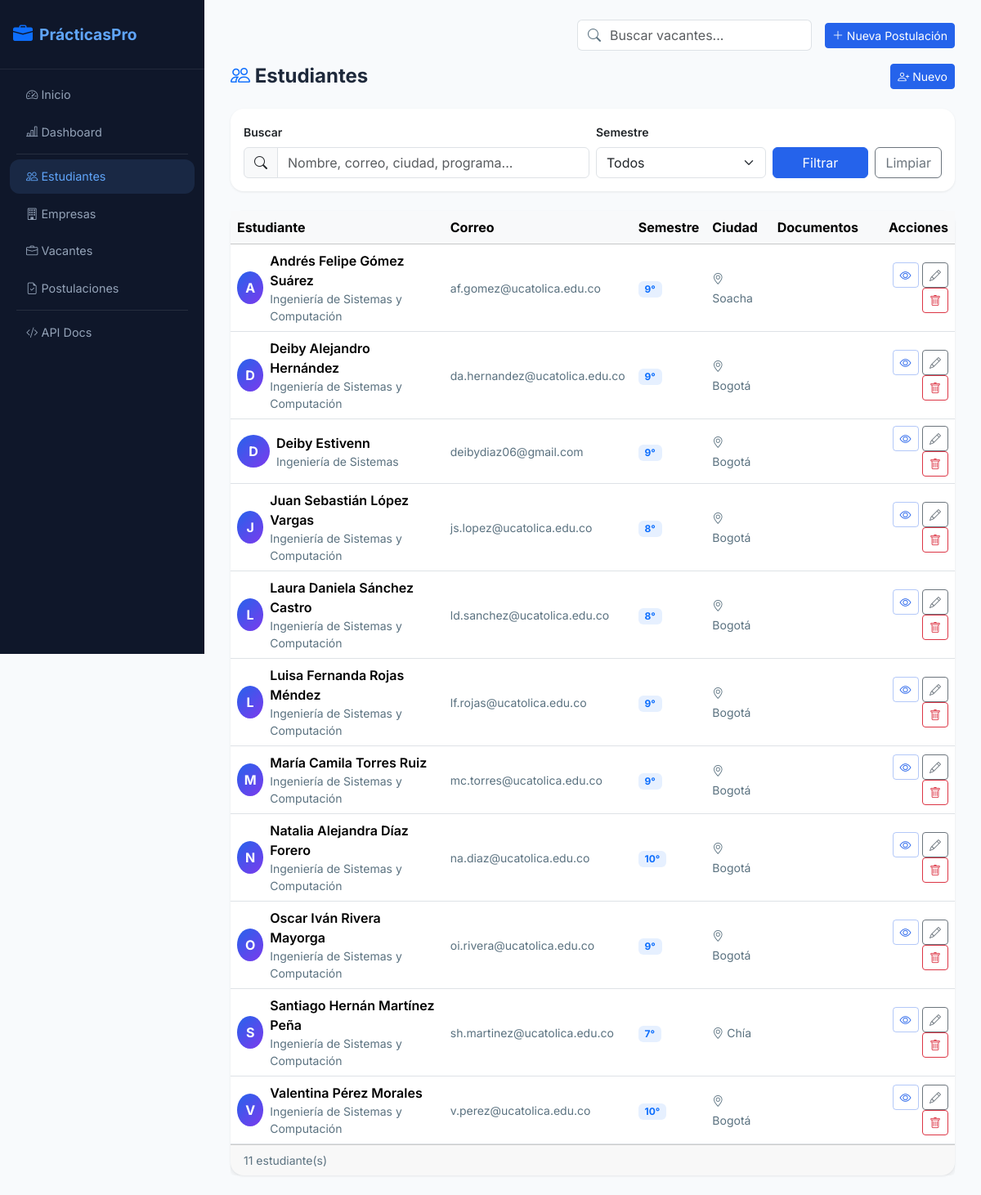
The page /estudiantes/ on the database as committed earlier.
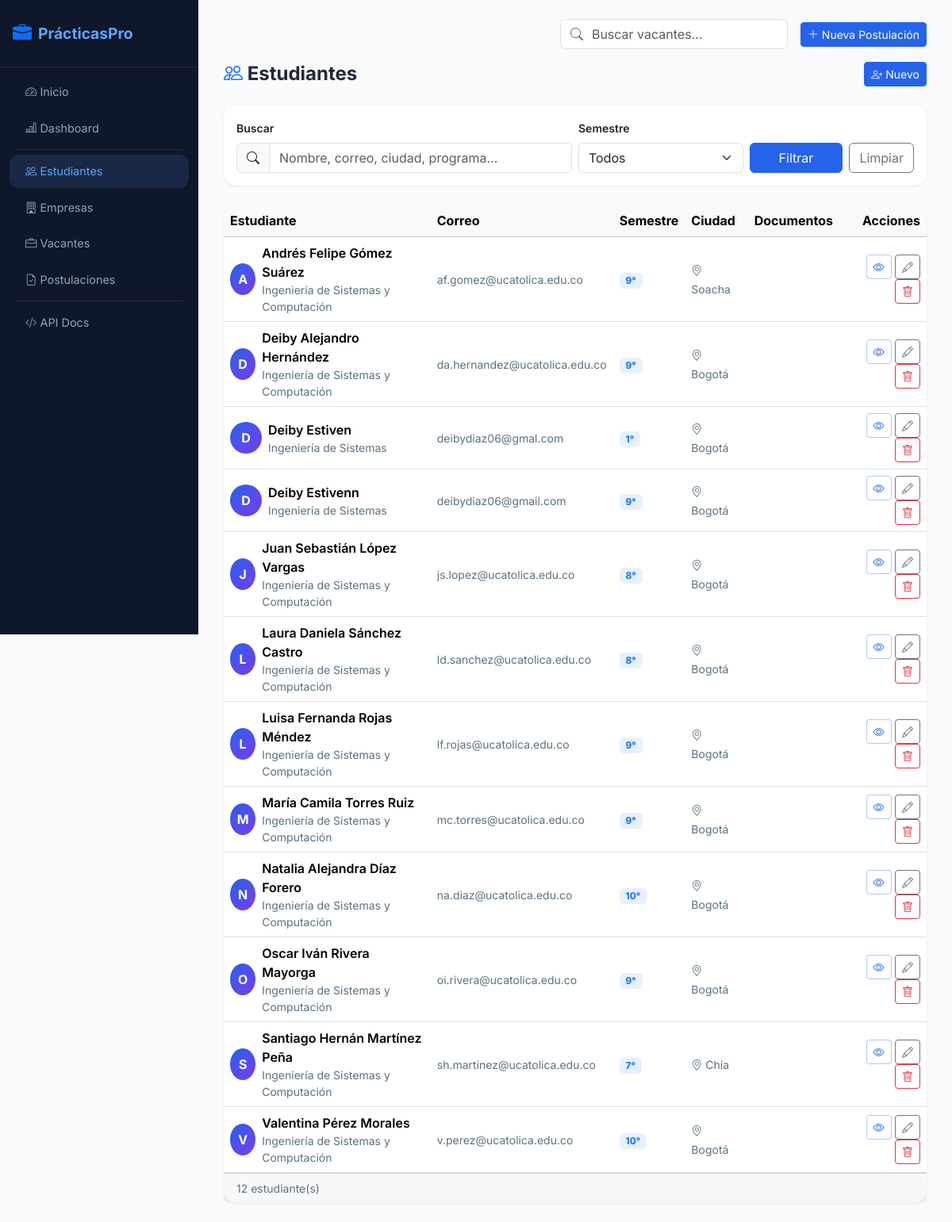
The same page on the database as committed later.
### app/models/models.py (models this page shows)
class Estudiante(Base):
    __tablename__ = "estudiantes"
    id           = Column(Integer, primary_key=True, index=True)
    nombre       = Column(String(100), nullable=False)
    correo       = Column(String(150), unique=True, nullable=False, index=True)
    semestre     = Column(Integer, nullable=False)
    programa     = Column(String(100), default="Ingeniería de Sistemas")
    telefono     = Column(String(20))
    ciudad       = Column(String(80), default="Bogotá")
    foto_perfil  = Column(String(500))
    hoja_vida    = Column(String(500))   # PDF en Cloudinary
    activo       = Column(Boolean, default=True)
    created_at   = Column(DateTime, default=datetime.utcnow)
    updated_at   = Column(DateTime, default=datetime.utcnow, onupdate=datetime.utcnow)
    postulaciones = relationship("Postulacion", back_populates="estudiante", cascade="all, delete-orphan")

### app/routers/estudiantes.py (the view)
@router.get("/", response_class=HTMLResponse, summary="Lista de estudiantes")
async def listar_estudiantes(
    request: Request,
    busqueda: Optional[str] = None,
    semestre: Optional[int] = None,
    db: Session = Depends(get_db),
):
    estudiantes = EstudianteRepository.listar(db, busqueda=busqueda, semestre=semestre)
    return templates.TemplateResponse("estudiantes/lista.html", {
        "request": request,
        "estudiantes": estudiantes,
        "busqueda": busqueda or "",
        "semestre": semestre,
        "semestres": list(range(1, 11)),
    })

### app/templates/estudiantes/lista.html (shortened to what this page needs)
{% extends "partials/base.html" %}
{% block content %}
<div class="d-flex align-items-center justify-content-between mb-4">
  <h4 class="fw-bold mb-0"><i class="bi bi-people text-primary"></i> Estudiantes</h4>
  <a href="/estudiantes/nuevo/form" class="btn btn-primary btn-sm">
    <i class="bi bi-person-plus"></i> Nuevo
  </a>
</div>
<div class="card p-3 mb-4">
  <form method="get" class="row g-2 align-items-end">
    <div class="col-md-6">
      <label class="form-label small fw-semibold">Buscar</label>
      <div class="input-group">
        <span class="input-group-text"><i class="bi bi-search"></i></span>
        <input type="search" name="busqueda" value="{{ busqueda }}"
               class="form-control" placeholder="Nombre, correo, ciudad, programa..." />
      </div>
    </div>
    <div class="col-md-3">
      <label class="form-label small fw-semibold">Semestre</label>
      <select name="semestre" class="form-select">
        <option value="">Todos</option>
      </select>
    </div>
    <div class="col-md-3 d-flex gap-2">
      <button type="submit" class="btn btn-primary flex-fill">Filtrar</button>
      <a href="/estudiantes/" class="btn btn-outline-secondary">Limpiar</a>
    </div>
  </form>
</div>
<div class="card">
  <div class="table-responsive">
    <table class="table table-hover align-middle mb-0">
      <thead class="table-light">
        <tr>
          <th>Estudiante</th>
          <th>Correo</th>
          <th>Semestre</th>
          <th>Ciudad</th>
          <th>Documentos</th>
          <th class="text-end">Acciones</th>
        </tr>
      </thead>
      <tbody>
        {% for e in estudiantes %}
        <tr>
          <td>
            <div class="d-flex align-items-center gap-2">
              {% if e.foto_perfil %}
              <img src="{{ e.foto_perfil }}" class="rounded-circle" width="40" height="40" style="object-fit:cover" alt="foto">
              {% else %}
              <div class="avatar-circle" style="width:40px;height:40px;font-size:1rem">{{ e.nombre[0] }}</div>
              {% endif %}
              <div>
                <div class="fw-semibold">{{ e.nombre }}</div>
                <div class="text-muted small">{{ e.programa }}</div>
              </div>
            </div>
          </td>
          <td class="text-muted small">{{ e.correo }}</td>
          <td><span class="badge bg-primary bg-opacity-10 text-primary">{{ e.semestre }}°</span></td>
          <td><span class="text-muted small"><i class="bi bi-geo-alt"></i> {{ e.ciudad }}</span></td>
          <td>
          </td>
          <td class="text-end">
            <a href="/estudiantes/{{ e.id }}" class="btn btn-sm btn-outline-primary"><i class="bi bi-eye"></i></a>
            <a href="/estudiantes/{{ e.id }}/editar" class="btn btn-sm btn-outline-secondary"><i class="bi bi-pencil"></i></a>
            <form method="post" action="/estudiantes/{{ e.id }}/eliminar" class="d-inline"
                  onsubmit="return confirm('¿Eliminar a {{ e.nombre }}?')">
              <button type="submit" class="btn btn-sm btn-outline-danger"><i class="bi bi-trash"></i></button>
            </form>
          </td>
        </tr>
        {% else %}
        <tr><td colspan="6" class="text-center text-muted py-4">
          <i class="bi bi-people fs-3 d-block mb-2"></i>
          No se encontraron estudiantes.
          <a href="/estudiantes/nuevo/form">Registrar el primero</a>
        </td></tr>
        {% endfor %}
      </tbody>
    </table>
  </div>
  <div class="card-footer text-muted small">{{ estudiantes | length }} estudiante(s)</div>
</div>
{% endblock %}

### app/templates/partials/base.html (shortened to what this page needs)
<!DOCTYPE html>
<html lang="es">
<head>
  <link href="https://cdn.jsdelivr.net/npm/bootstrap@5.3.3/dist/css/bootstrap.min.css" rel="stylesheet" />
  <link href="https://cdn.jsdelivr.net/npm/bootstrap-icons@1.11.3/font/bootstrap-icons.min.css" rel="stylesheet" />
  <link rel="stylesheet" href="/static/css/custom.css" />
</head>
<body>
<nav id="sidebar">
  <div class="brand d-flex align-items-center gap-2">
    <i class="bi bi-briefcase-fill text-primary fs-4"></i>
    <span>PrácticasPro</span>
  </div>
  <ul class="nav flex-column mt-2 px-1">
    <li class="nav-item">
      <a href="/" class="nav-link {% if request.url.path == '/' %}active{% endif %}">
        <i class="bi bi-speedometer2"></i> Inicio
      </a>
    </li>
    <li class="nav-item">
      <a href="/dashboard" class="nav-link {% if '/dashboard' in request.url.path %}active{% endif %}">
        <i class="bi bi-bar-chart-line"></i> Dashboard
      </a>
    </li>
    <hr class="border-secondary mx-3 my-1" />
    <li class="nav-item">
      <a href="/estudiantes/" class="nav-link {% if '/estudiantes' in request.url.path %}active{% endif %}">
        <i class="bi bi-people"></i> Estudiantes
      </a>
    </li>
    <li class="nav-item">
      <a href="/empresas/" class="nav-link {% if '/empresas' in request.url.path %}active{% endif %}">
        <i class="bi bi-building"></i> Empresas
      </a>
    </li>
    <li class="nav-item">
      <a href="/vacantes/" class="nav-link {% if '/vacantes' in request.url.path %}active{% endif %}">
        <i class="bi bi-briefcase"></i> Vacantes
      </a>
    </li>
    <li class="nav-item">
      <a href="/postulaciones/" class="nav-link {% if '/postulaciones' in request.url.path %}active{% endif %}">
        <i class="bi bi-file-earmark-check"></i> Postulaciones
      </a>
    </li>
    <hr class="border-secondary mx-3 my-1" />
    <li class="nav-item">
      <a href="/api/docs" target="_blank" class="nav-link">
        <i class="bi bi-code-slash"></i> API Docs
      </a>
    </li>
  </ul>
</nav>
<div id="main-content">
  <div class="d-flex align-items-center justify-content-between mb-3">
    <form class="d-flex search-bar ms-auto me-3" action="/vacantes/" method="get">
      <div class="input-group">
        <span class="input-group-text bg-white border-end-0"><i class="bi bi-search text-muted"></i></span>
        <input type="search" name="busqueda" class="form-control border-start-0 ps-0"
               placeholder="Buscar vacantes..." autocomplete="off" />
      </div>
    </form>
    <a href="/postulaciones/nueva/form" class="btn btn-primary btn-sm">
      <i class="bi bi-plus-lg"></i> Nueva Postulación
    </a>
  </div>
  {% block content %}{% endblock %}
</div>
</body>
</html>

### app/static/css/custom.css (style rules this page uses)
:root { --pp-primary: #2563eb; --pp-secondary: #6d28d9; --pp-surface: #ffffff; --pp-surface-alt: #f8fbff; --pp-text: #0f172a; --pp-muted: #64748b; --pp-border: rgba(37, 99, 235, 0.12); }
body { font-family: 'Inter', sans-serif; background: linear-gradient(180deg, #f8fbff 0%, #eef2ff 100%); color: var(--pp-text); }
#sidebar { background: linear-gradient(180deg, #0f172a 0%, #111827 100%); }
#sidebar .brand { border-bottom: 1px solid rgba(255,255,255,.08); }
#sidebar .nav-link { color: #cbd5e1; }
#sidebar .nav-link.active, #sidebar .nav-link:hover { color: #eff6ff; background: rgba(96, 165, 250, 0.14); border-radius: 0.75rem; }
#main-content { margin-left: 250px; padding: 2rem 2.5rem; }
.card, .hero-card, .overview-card { border-radius: 1.35rem; box-shadow: 0 22px 60px rgba(15, 23, 42, 0.08); border: 1px solid rgba(148, 163, 184, 0.12); }
.btn-primary { background-color: var(--pp-primary); border-color: var(--pp-primary); }
.btn-outline-primary { color: var(--pp-primary); border-color: rgba(37, 99, 235, 0.35); }
.text-muted { color: #5b7280 !important; }

### app/templates/partials/base.html (style rules this page uses)
:root { --pp-primary: #2563eb; --pp-secondary: #7c3aed; --pp-success: #059669; --pp-warning: #d97706; --pp-danger: #dc2626; --pp-dark: #0f172a; --pp-bg: #f8fafc; }
body { font-family: 'Inter', sans-serif; background: var(--pp-bg); color: #1e293b; }
#sidebar { width: 250px; min-height: 100vh; background: var(--pp-dark); position: fixed; top: 0; left: 0; z-index: 1000; transition: transform .25s ease; }
#sidebar .brand { padding: 1.5rem 1rem; border-bottom: 1px solid rgba(255,255,255,.08); }
#sidebar .brand span { color: #60a5fa; font-weight: 700; font-size: 1.2rem; }
#sidebar .nav-link { color: #94a3b8; padding: .65rem 1.25rem; border-radius: .5rem; margin: .1rem .5rem; transition: all .2s; font-size: .9rem; }
#sidebar .nav-link:hover, #sidebar .nav-link.active { background: rgba(96,165,250,.12); color: #60a5fa; }
#sidebar .nav-link i { width: 1.4rem; }
#main-content { margin-left: 250px; padding: 1.5rem 2rem; min-height: 100vh; }
.card { border: none; border-radius: 1rem; box-shadow: 0 1px 3px rgba(0,0,0,.08); }
.search-bar { max-width: 400px; }
.avatar-circle { width: 56px; height: 56px; border-radius: 50%; background: linear-gradient(135deg, var(--pp-primary), var(--pp-secondary)); display: flex; align-items: center; justify-content: center; color: white; font-weight: 700; font-size: 1.3rem; }

Rows that differ between the two databases and show on the page:
added Estudiante: nombre "D", nombre "Deiby Estiven", programa "Ingeniería de Sistemas", correo "deibydiaz06@gmal.com", semestre "1", ciudad "Bogotá"
Other text that changed with them:
{{ estudiantes | length }}: "11" → "12"
